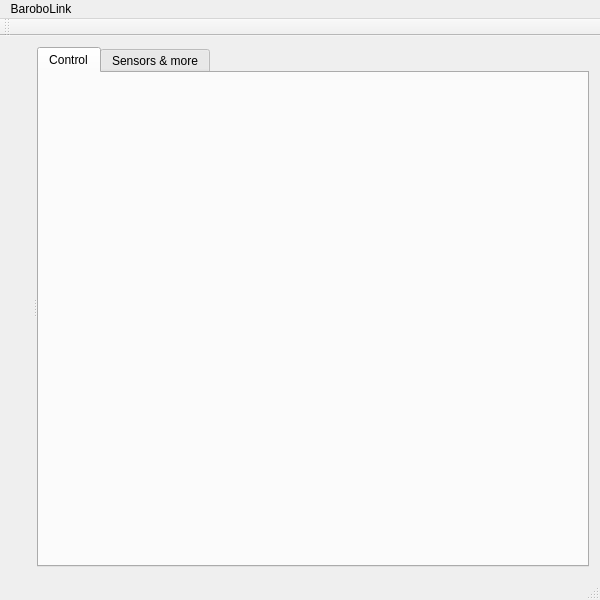
<?xml version="1.0" encoding="UTF-8"?>
<ui version="4.0">
 <class>MainWindow</class>
 <widget class="QMainWindow" name="MainWindow">
  <property name="geometry">
   <rect>
    <x>0</x>
    <y>0</y>
    <width>600</width>
    <height>600</height>
   </rect>
  </property>
  <property name="windowTitle">
   <string>BaroboLink</string>
  </property>
  <widget class="QWidget" name="centralWidget">
   <property name="sizePolicy">
    <sizepolicy hsizetype="Preferred" vsizetype="Preferred">
     <horstretch>0</horstretch>
     <verstretch>0</verstretch>
    </sizepolicy>
   </property>
   <layout class="QVBoxLayout" name="verticalLayout_2">
    <item>
     <widget class="QSplitter" name="splitter">
      <property name="orientation">
       <enum>Qt::Horizontal</enum>
      </property>
      <widget class="QWidget" name="verticalLayoutWidget">
       <layout class="QVBoxLayout" name="layout_connectArea"/>
      </widget>
      <widget class="QTabWidget" name="tabWidget">
       <property name="sizePolicy">
        <sizepolicy hsizetype="Expanding" vsizetype="Expanding">
         <horstretch>2</horstretch>
         <verstretch>0</verstretch>
        </sizepolicy>
       </property>
       <property name="currentIndex">
        <number>0</number>
       </property>
       <widget class="QWidget" name="tab_control">
        <attribute name="title">
         <string>Control</string>
        </attribute>
       </widget>
       <widget class="QWidget" name="tab_aux">
        <attribute name="title">
         <string>Sensors &amp;&amp; more</string>
        </attribute>
       </widget>
      </widget>
     </widget>
    </item>
   </layout>
  </widget>
  <widget class="QMenuBar" name="menuBar">
   <property name="geometry">
    <rect>
     <x>0</x>
     <y>0</y>
     <width>600</width>
     <height>20</height>
    </rect>
   </property>
   <widget class="QMenu" name="menuBaroboLink">
    <property name="title">
     <string>BaroboLink</string>
    </property>
    <addaction name="actionQuit"/>
   </widget>
   <addaction name="menuBaroboLink"/>
  </widget>
  <widget class="QToolBar" name="mainToolBar">
   <attribute name="toolBarArea">
    <enum>TopToolBarArea</enum>
   </attribute>
   <attribute name="toolBarBreak">
    <bool>false</bool>
   </attribute>
  </widget>
  <widget class="QStatusBar" name="statusBar"/>
  <action name="actionQuit">
   <property name="text">
    <string>Quit</string>
   </property>
  </action>
 </widget>
 <layoutdefault spacing="6" margin="11"/>
 <resources/>
 <connections/>
</ui>
